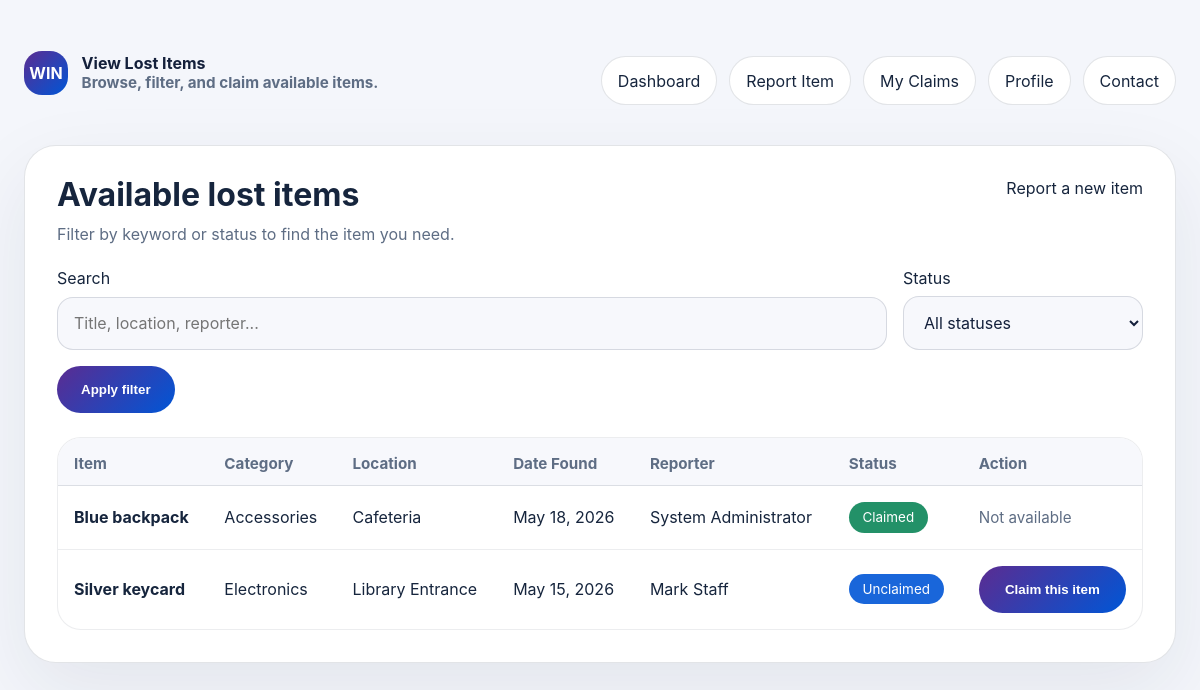
The app's page /view_items.php (signed in) with its own data.
### tables this page shows
CREATE TABLE `lost_items` (
  `id` INT UNSIGNED NOT NULL AUTO_INCREMENT,
  `title` VARCHAR(200) NOT NULL,
  `description` TEXT NULL,
  `category` VARCHAR(100) NULL,
  `location_found` VARCHAR(150) NULL,
  `date_found` DATE NOT NULL,
  `image_path` VARCHAR(255) NULL,
  `status` ENUM('unclaimed','claimed') NOT NULL DEFAULT 'unclaimed',
  `reported_by` INT UNSIGNED NOT NULL,
  `created_at` DATETIME NOT NULL DEFAULT CURRENT_TIMESTAMP,
  PRIMARY KEY (`id`),
  KEY `idx_lost_items_reported_by` (`reported_by`),
  KEY `idx_lost_items_status` (`status`),
  CONSTRAINT `fk_lost_items_reported_by` FOREIGN KEY (`reported_by`) REFERENCES `users` (`id`) ON DELETE CASCADE ON UPDATE CASCADE
);

CREATE TABLE `users` (
  `id` INT UNSIGNED NOT NULL AUTO_INCREMENT,
  `full_name` VARCHAR(150) NOT NULL,
  `student_staff_id` VARCHAR(50) NULL,
  `email` VARCHAR(150) NOT NULL,
  `phone` VARCHAR(30) NULL,
  `password` VARCHAR(255) NOT NULL,
  `role` ENUM('student','staff','admin') NOT NULL DEFAULT 'student',
  `created_at` DATETIME NOT NULL DEFAULT CURRENT_TIMESTAMP,
  PRIMARY KEY (`id`),
  UNIQUE KEY `idx_users_email` (`email`),
  UNIQUE KEY `idx_users_student_staff_id` (`student_staff_id`)
);

### view_items.php (the view, shortened to what this page needs)
<?php
require_once __DIR__ . '/db.php';
$userId = $_SESSION['user_id'];
$search = trim($_GET['search'] ?? '');
$params = [];
$whereSql = '';
$stmt = $pdo->prepare("SELECT li.id, li.title, li.category, li.location_found, li.date_found, li.status, li.image_path, u.full_name AS reporter_name, li.reported_by FROM lost_items li JOIN users u ON li.reported_by = u.id $whereSql ORDER BY li.date_found DESC");
$stmt->execute($params);
$items = $stmt->fetchAll();
?>
<!DOCTYPE html>
<html lang="en">
<head>
</head>
<body>
  <div class="page">
    <header class="topbar">
      <div class="brand">
        <div class="brand-logo">WIN</div>
        <div>
          <strong>View Lost Items</strong>
          <div style="font-size:0.95rem;color:var(--muted);">Browse, filter, and claim available items.</div>
        </div>
      </div>
      <div class="nav-links">
        <a href="dashboard.php">Dashboard</a>
        <a href="report_item.php">Report Item</a>
        <a href="my_claims.php">My Claims</a>
        <a href="profile.php">Profile</a>
        <a href="contact.php">Contact</a>
      </div>
    </header>
    <section class="panel">
      <div style="display:flex;flex-wrap:wrap;align-items:flex-start;justify-content:space-between;gap:1rem;">
        <div>
          <h1 style="margin:0;font-size:2rem;">Available lost items</h1>
          <p style="margin:0.75rem 0 0;color:var(--muted);">Filter by keyword or status to find the item you need.</p>
        </div>
        <a href="report_item.php" class="button">Report a new item</a>
      </div>
      <form method="get" class="search-grid">
        <div class="input-group">
          <label for="search">Search</label>
          <input id="search" name="search" type="search" placeholder="Title, location, reporter..." value="<?= htmlspecialchars($search, ENT_QUOTES, 'UTF-8') ?>">
        </div>
        <div class="input-group">
          <label for="status">Status</label>
          <select id="status" name="status">
            <option value="">All statuses</option>
          </select>
        </div>
        <div style="display:flex;align-items:flex-end;">
          <button type="submit" class="button">Apply filter</button>
        </div>
      </form>
      <div class="table-wrap">
        <table>
          <thead>
            <tr>
              <th>Item</th>
              <th>Category</th>
              <th>Location</th>
              <th>Date Found</th>
              <th>Reporter</th>
              <th>Status</th>
              <th>Action</th>
            </tr>
          </thead>
          <tbody>
            <?php if (empty($items)): ?>
              <tr>
                <td colspan="7" style="padding:1.5rem;text-align:center;color:var(--muted);">No lost items match your search.</td>
              </tr>
            <?php else: ?>
              <?php foreach ($items as $item): ?>
                <tr>
                  <td><strong><?= htmlspecialchars($item['title'], ENT_QUOTES, 'UTF-8') ?></strong></td>
                  <td><?= htmlspecialchars($item['category'] ?: 'Other', ENT_QUOTES, 'UTF-8') ?></td>
                  <td><?= htmlspecialchars($item['location_found'], ENT_QUOTES, 'UTF-8') ?></td>
                  <td><?= htmlspecialchars(date('M j, Y', strtotime($item['date_found'])), ENT_QUOTES, 'UTF-8') ?></td>
                  <td><?= htmlspecialchars($item['reporter_name'], ENT_QUOTES, 'UTF-8') ?></td>
                  <td><span class="badge <?= htmlspecialchars($item['status'], ENT_QUOTES, 'UTF-8') ?>"><?= htmlspecialchars(ucfirst($item['status']), ENT_QUOTES, 'UTF-8') ?></span></td>
                  <td>
                    <?php if ($item['reported_by'] === $userId): ?>
                      <span style="color:var(--muted);font-size:0.95rem;">Your report</span>
                    <?php elseif ($item['status'] !== 'unclaimed'): ?>
                      <span style="color:var(--muted);font-size:0.95rem;">Not available</span>
                    <?php else: ?>
                      <form method="post" class="claim-form">
                        <button type="submit" class="button">Claim this item</button>
                      </form>
                    <?php endif; ?>
                  </td>
                </tr>
              <?php endforeach; ?>
            <?php endif; ?>
          </tbody>
        </table>
      </div>
    </section>
  </div>
</body>
</html>

### view_items.php (style rules this page uses)
:root { --purple: #5b2c91; --blue: #0056d6; --ink: #14203b; --text: #16253d; --muted: #5e6d84; --surface: #ffffff; --surface-soft: #f7f8fc; --border: rgba(20,32,59,0.12); --shadow: 0 28px 80px rgba(20,32,59,.08); font-family: Inter, system-ui, -apple-system, BlinkMacSystemFont, "Segoe UI", sans-serif; }
* { box-sizing: border-box; }
body { margin: 0; min-height: 100vh; background: #f4f6fb; color: var(--text); }
a { color: inherit; text-decoration: none; }
.page { max-width: 1240px; margin: 0 auto; padding: 1.5rem; display: grid; gap: 1.5rem; }
.topbar { display: flex; flex-wrap: wrap; align-items: center; justify-content: space-between; gap: 1rem; padding: 1rem 0; }
.brand { display: inline-flex; align-items: center; gap: 0.85rem; font-weight: 700; color: var(--ink); }
.brand-logo { width: 44px; height: 44px; display: grid; place-items: center; border-radius: 18px; background: linear-gradient(135deg, var(--purple), var(--blue)); color: #fff; }
.panel { background: var(--surface); border-radius: 32px; border: 1px solid var(--border); box-shadow: var(--shadow); padding: 2rem; }
.panel h1 { margin: 0 0 0.75rem; font-size: clamp(1.9rem, 2.4vw, 2.75rem); line-height: 1.05; }
.panel p { margin: 0 0 1rem; color: var(--muted); }
.search-grid { display: grid; gap: 1rem; grid-template-columns: 1fr 240px; margin-top: 1.5rem; }
.input-group { display: grid; gap: 0.5rem; }
input, select, textarea { width: 100%; min-height: 3.2rem; border-radius: 16px; border: 1px solid rgba(20,32,59,.14); background: var(--surface-soft); padding: 0.95rem 1rem; color: var(--ink); font: inherit; }
button { display: inline-flex; align-items: center; justify-content: center; padding: 1rem 1.5rem; border-radius: 999px; background: linear-gradient(135deg, var(--purple), var(--blue)); color: #fff; border: none; font-weight: 700; cursor: pointer; transition: transform .18s ease, box-shadow .18s ease; }
.table-wrap { overflow-x: auto; margin-top: 1.5rem; border-radius: 24px; background: #fff; border: 1px solid rgba(20,32,59,.08); }
table { width: 100%; border-collapse: collapse; min-width: 860px; }
thead th { text-align: left; color: var(--muted); font-size: 0.95rem; padding: 1rem 1rem 0.75rem; border-bottom: 1px solid rgba(20,32,59,.12); background: #f7f8fc; }
tbody tr { border-bottom: 1px solid rgba(20,32,59,.08); }
tbody tr:last-child { border-bottom: none; }
td { padding: 1rem 1rem; vertical-align: middle; }
.badge { display: inline-flex; align-items: center; justify-content: center; padding: 0.45rem 0.85rem; border-radius: 999px; font-size: 0.84rem; color: #fff; }
.badge.unclaimed { background: rgba(0,86,214,.9); }
.badge.claimed { background: rgba(12,133,88,.9); }
.claim-form { display: grid; gap: 0.75rem; }
.nav-links { display: flex; flex-wrap: wrap; gap: 0.75rem; margin-top: 1rem; }
.nav-links a { display: inline-flex; padding: 0.85rem 1rem; border-radius: 999px; background: #fff; border: 1px solid var(--border); transition: background .18s ease, transform .18s ease; }

### records on screen
lost_items: title "Blue backpack", category "Accessories", location_found "Cafeteria", date_found "May 18, 2026", reported_by.full_name "System Administrator", status "Claimed", shows "Not available"
lost_items: title "Silver keycard", category "Electronics", location_found "Library Entrance", date_found "May 15, 2026", reported_by.full_name "Mark Staff", status "Unclaimed"
